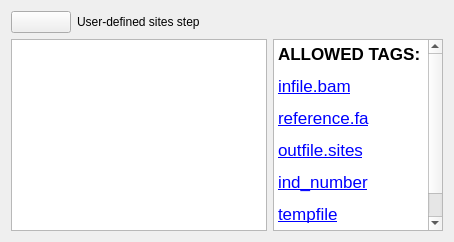
                    <widget class="QWidget" name="page_9">
                     <layout class="QVBoxLayout" name="verticalLayout_44">
                      <item>
                       <layout class="QHBoxLayout" name="horizontalLayout_71">
                        <item>
                         <widget class="QPushButton" name="pushButton_user_sites_BigScreen_close">
                          <property name="maximumSize">
                           <size>
                            <width>60</width>
                            <height>60</height>
                           </size>
                          </property>
                          <property name="toolTip">
                           <string>&lt;html&gt;&lt;head/&gt;&lt;body&gt;&lt;p&gt;Close&lt;/p&gt;&lt;/body&gt;&lt;/html&gt;</string>
                          </property>
                          <property name="text">
                           <string/>
                          </property>
                         </widget>
                        </item>
                        <item>
                         <widget class="QLabel" name="label_42">
                          <property name="text">
                           <string>User-defined sites step</string>
                          </property>
                         </widget>
                        </item>
                       </layout>
                      </item>
                      <item>
                       <layout class="QHBoxLayout" name="horizontalLayout_72">
                        <item>
                         <widget class="QPlainTextEdit" name="plainTextEdit_user_sites_bigScreen"/>
                        </item>
                        <item>
                         <widget class="QTextEdit" name="textEdit_user_BigScreen_tags_sites">
                          <property name="maximumSize">
                           <size>
                            <width>170</width>
                            <height>16777215</height>
                           </size>
                          </property>
                          <property name="html">
                           <string>&lt;!DOCTYPE HTML PUBLIC &quot;-//W3C//DTD HTML 4.0//EN&quot; &quot;http://www.w3.org/TR/REC-html40/strict.dtd&quot;&gt;
&lt;html&gt;&lt;head&gt;&lt;meta name=&quot;qrichtext&quot; content=&quot;1&quot; /&gt;&lt;style type=&quot;text/css&quot;&gt;
p, li { white-space: pre-wrap; }
&lt;/style&gt;&lt;/head&gt;&lt;body style=&quot; font-family:'Lucida Grande'; font-size:13pt; font-weight:400; font-style:normal;&quot;&gt;
&lt;p style=&quot; margin-top:0px; margin-bottom:0px; margin-left:0px; margin-right:0px; -qt-block-indent:0; text-indent:0px;&quot;&gt;&lt;span style=&quot; font-weight:600;&quot;&gt;ALLOWED TAGS:&lt;/span&gt;&lt;/p&gt;
&lt;p style=&quot; margin-top:12px; margin-bottom:12px; margin-left:0px; margin-right:0px; -qt-block-indent:0; text-indent:0px;&quot;&gt;&lt;span style=&quot; text-decoration: underline; color:#0000ff;&quot;&gt;infile.bam&lt;/span&gt;&lt;/p&gt;
&lt;p style=&quot; margin-top:12px; margin-bottom:12px; margin-left:0px; margin-right:0px; -qt-block-indent:0; text-indent:0px;&quot;&gt;&lt;span style=&quot; text-decoration: underline; color:#0000ff;&quot;&gt;reference.fa&lt;/span&gt;&lt;/p&gt;
&lt;p style=&quot; margin-top:12px; margin-bottom:12px; margin-left:0px; margin-right:0px; -qt-block-indent:0; text-indent:0px;&quot;&gt;&lt;span style=&quot; text-decoration: underline; color:#0000ff;&quot;&gt;outfile.sites&lt;/span&gt;&lt;/p&gt;
&lt;p style=&quot; margin-top:12px; margin-bottom:12px; margin-left:0px; margin-right:0px; -qt-block-indent:0; text-indent:0px;&quot;&gt;&lt;span style=&quot; text-decoration: underline; color:#0000ff;&quot;&gt;ind_number&lt;/span&gt;&lt;/p&gt;
&lt;p style=&quot; margin-top:12px; margin-bottom:12px; margin-left:0px; margin-right:0px; -qt-block-indent:0; text-indent:0px;&quot;&gt;&lt;span style=&quot; text-decoration: underline; color:#0000ff;&quot;&gt;tempfile&lt;/span&gt;&lt;/p&gt;
&lt;p style=&quot;-qt-paragraph-type:empty; margin-top:12px; margin-bottom:12px; margin-left:0px; margin-right:0px; -qt-block-indent:0; text-indent:0px; color:#0000ff;&quot;&gt;&lt;br /&gt;&lt;/p&gt;&lt;/body&gt;&lt;/html&gt;</string>
                          </property>
                          <property name="textInteractionFlags">
                           <set>Qt::TextSelectableByKeyboard|Qt::TextSelectableByMouse</set>
                          </property>
                         </widget>
                        </item>
                       </layout>
                      </item>
                     </layout>
                    </widget>
